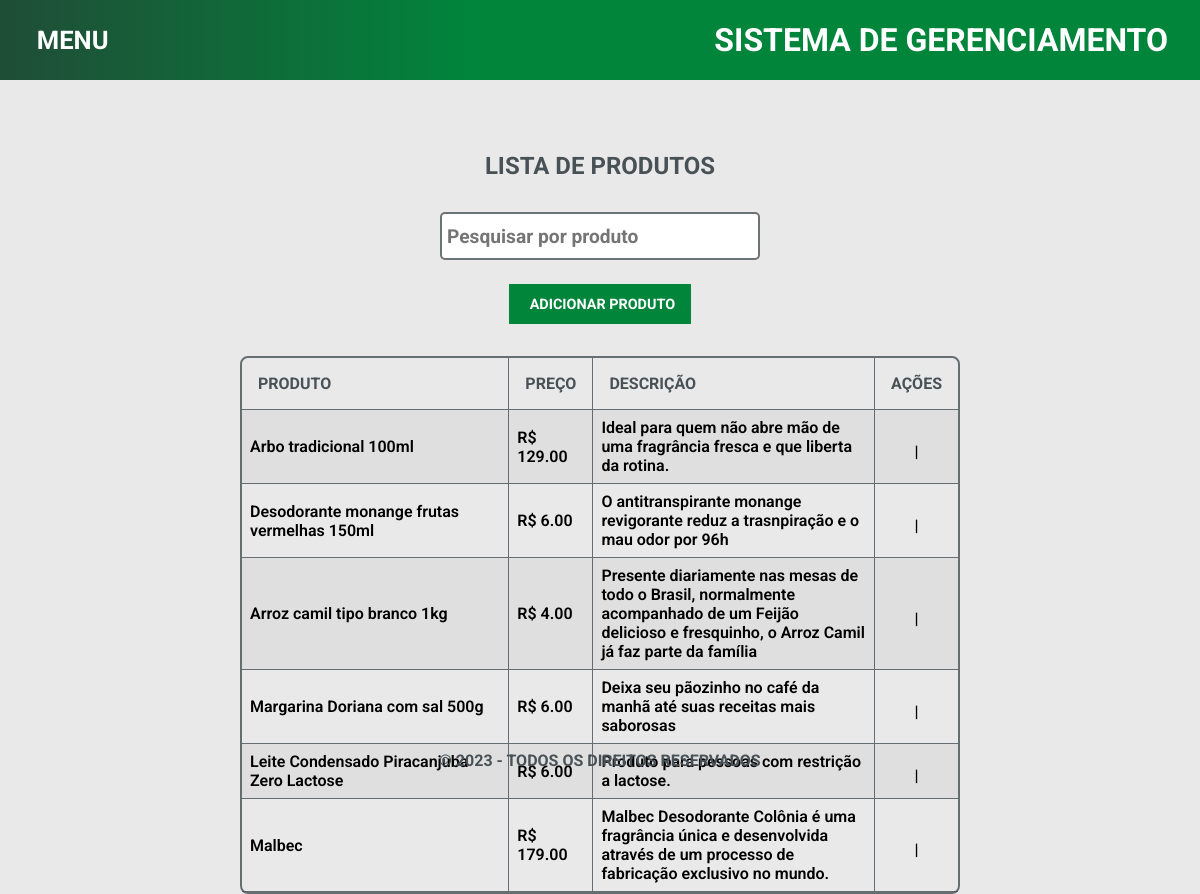
/produtos.php, run on the app's committed database.
### tables this page shows
CREATE TABLE `produtos` (
  `id` int NOT NULL AUTO_INCREMENT,
  `nome` varchar(50) DEFAULT NULL,
  `preco` decimal(10,2) DEFAULT NULL,
  `descricao` text,
  PRIMARY KEY (`id`)
);

### produtos.class.php (called while the page is built, shortened)
<?php
class Produtos{
    public function listaProdutos(){
        global $pdo;
        $dados = array();
        $sql = $pdo->query("SELECT * FROM produtos");
        if($sql->rowCount() > 0){
            $dados = $sql->fetchAll();
        }
        return $dados;
    }
}

### produtos.php (the view, shortened to what this page needs)
<?php
include 'header.php';
?>
<section class="conteudo">
            <div class="content-pages">
                <div class="titulo-pages"><h2>Lista de produtos</h2></div>
                <div class="filtros">
                <input id="pesquisaPorProduto" type="text" name="buscaClientes" placeholder="Pesquisar por produto">
                </div>
                <a href="cadNewProduto.php" class="modal_ajax">
                <div class="adicionaProduct" onclick="abreModal('addProduto')">
                        <p>Adicionar produto</p>
                </div>
                </a>
                <div class="caixa-listagem">
                    <table class="table-responsiva-produtos">
                        <tr>
                            <th>Produto</th>
                            <th>Preço</th>
                            <th>Descrição</th>
                            <th>Ações</th>
                        </tr>
                        <?php
                            $u = new Produtos();
                            $dados = $u->listaProdutos();
                            foreach($dados as $dado){
                        ?>
                        <tr>
                        <td><?php echo $dado['nome'] ?></td>
                        <td>R$ <?php echo $dado['preco'] ?></td>
                        <td><?php echo $dado['descricao'] ?></td>
                        <td>
                            <a href="EditViewProdutos.php?id=<?php echo $dado['id']?>" class="modal_ajax"><i class="ph-thin ph-note-pencil"></i></a> |
                            <a href="excluirProduto.php?id=<?php echo $dado['id']?>"><i class="ph-thin ph-trash"></i></a>
                        </td>
                        </tr>
                        <?php }?>
                    </table>
                </div>
        </section>
<?php
include 'footer.php';
?>

### header.php (shortened to what this page needs)
<!DOCTYPE html>
<html lang="pt-br">
<head>
    <link rel="stylesheet" href="./css/global.css">
    <link rel="stylesheet" href="//code.jquery.com/ui/1.13.0/themes/base/jquery-ui.css">
</head>
<body>
    <Main>
        <header>
            <div class="menu" onclick="mostraMenu()">
                <h1>MENU</h1>
            </div>
            <div class="logo">
                <h1>SISTEMA DE GERENCIAMENTO</h1>
            </div>
        </header>

### footer.php (shortened to what this page needs)
    <footer>
            <div class="texto-footer">
                <p>&copy; 2023 - TODOS OS DIREITOS RESERVADOS</p>
            </div>
        </footer>
    </Main>
</body>
</html>

### css/global.css (style rules this page uses)
* { margin: 0px; padding: 0px; box-sizing: border-box; font-family: 'Roboto', sans-serif; text-decoration: none; list-style: none; text-decoration: none; }
a { color: #ffffff; }
body { background: #e9e9e9; }
header { background: linear-gradient(to right, #204D37, #00853B 40%); width: 100vw; height: 10vh; display: flex; justify-content: space-between; align-items: center; }
.menu { width: 10vw; padding: 1.5rem 2rem; color: #ffffff; font-size: 0.8rem; display: flex; align-items: center; cursor: pointer; }
.logo { color: #ffffff; padding: 1.5rem 2rem; }
.conteudo { display: flex; flex-direction: column; justify-content: center; align-items: center; width: 100vw; height: 80vh; }
footer { width: 100vw; height: 10vh; font-weight: 700; color: #485156; display: flex; justify-content: center; align-items: center; }

### css/home.css (style rules this page uses)
.content-pages { width: 80vw; height: 70vh; display: flex; flex-direction: column; align-items: center; }
.titulo-pages { margin-top: 2rem; color: #485156; text-transform: uppercase; }
.filtros { margin-top: 2rem; }
.filtros > input { height: 3rem; width: 20rem; padding: 0px 5px; font-size: 1.2rem; font-weight: 700; color: #485156; border-radius: 5px; border: 2px solid #485156cc; outline: none; }
.caixa-listagem { display: flex; flex-direction: column; align-items: center; margin-top: 2rem; width: 60vw; height: auto; border: 2px solid #485156cc; border-radius: 0.5rem; }

### css/clientes.css (style rules this page uses)
.content-pages { width: 80vw; height: 70vh; display: flex; flex-direction: column; align-items: center; }
.titulo-pages { margin-top: 2rem; color: #485156; text-transform: uppercase; }
.filtros { margin-top: 2rem; }
.filtros > input { height: 3rem; width: 20rem; padding: 0px 5px; font-size: 1.2rem; font-weight: 700; color: #485156; border-radius: 5px; border: 2px solid #485156cc; outline: none; }
.adicionaUser, .adicionaProduct { background-color: #00853B; display: flex; align-items: center; justify-content: center; width: auto; height: 5vh; color: #ffffff; text-transform: uppercase; font-size: 0.9rem; font-weight: 700; margin-top: 1.5rem; padding: 0.5rem 1rem; cursor: pointer; }

### css/produtos.css (style rules this page uses)
.table-responsiva-produtos { width: 100%; text-align: left; border-spacing: 0px; overflow: auto; font-weight: 600; }
.table-responsiva-produtos th { border-bottom: 1px solid #485156cc; padding: 1rem; color: #485156; text-transform: uppercase; }
.table-responsiva-produtos th:nth-child(1) { border-right: 1px solid #485156cc; }
.table-responsiva-produtos th:nth-child(3) { border-right: 1px solid #485156cc; border-left: 1px solid #485156cc; }
.table-responsiva-produtos tr:nth-child(even) td { background-color: #dfdfdf; }
.table-responsiva-produtos td { padding: 0.5rem; border-bottom: 1px solid #485156cc; }
.table-responsiva-produtos td:nth-child(1) { width: 40%; border-right: 1px solid #485156cc; }
.table-responsiva-produtos td:nth-child(3) { width: 42%; border-left: 1px solid #485156cc; border-right: 1px solid #485156cc; }
.table-responsiva-produtos td:nth-child(4) { width: 10%; text-align: center; }
.adicionaUser, .adicionaProduct { background-color: #00853B; display: flex; align-items: center; justify-content: center; width: auto; height: 5vh; color: #ffffff; text-transform: uppercase; font-size: 0.9rem; font-weight: 700; margin-top: 1.5rem; padding: 0.5rem 1rem; cursor: pointer; }

### data on the page
produtos: nome "Arbo tradicional 100ml", preco "129.00", descricao "Ideal para quem não abre mão de uma fragrância fresca e que liberta da rotina."
produtos: nome "Desodorante monange frutas vermelhas 150ml", preco "6.00", descricao "O antitranspirante monange revigorante reduz a trasnpiração e o mau odor por 96h"
produtos: nome "Arroz camil tipo branco 1kg", preco "4.00", descricao "Presente diariamente nas mesas de todo o Brasil, normalmente acompanhado de um Feijão delicioso e fresquinho, o Arroz Camil já faz parte da família"
produtos: nome "Margarina Doriana com sal 500g", preco "6.00", descricao "Deixa seu pãozinho no café da manhã até suas receitas mais saborosas"
produtos: nome "Leite Condensado Piracanjuba Zero Lactose", preco "6.00", descricao "Produto para pessoas com restrição a lactose."
produtos: nome "Malbec", preco "179.00", descricao "Malbec Desodorante Colônia é uma fragrância única e desenvolvida através de um processo de fabricação exclusivo no mundo."
